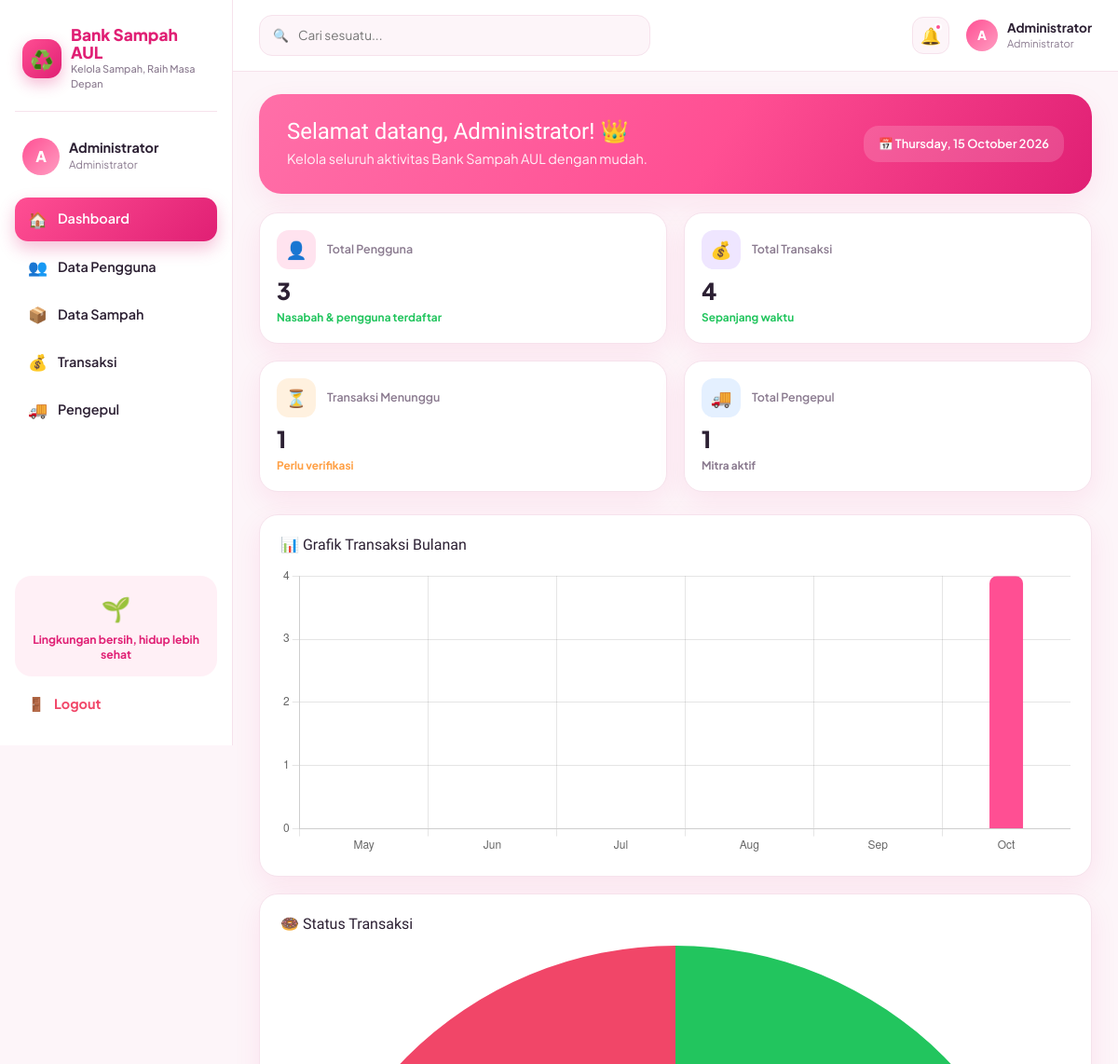
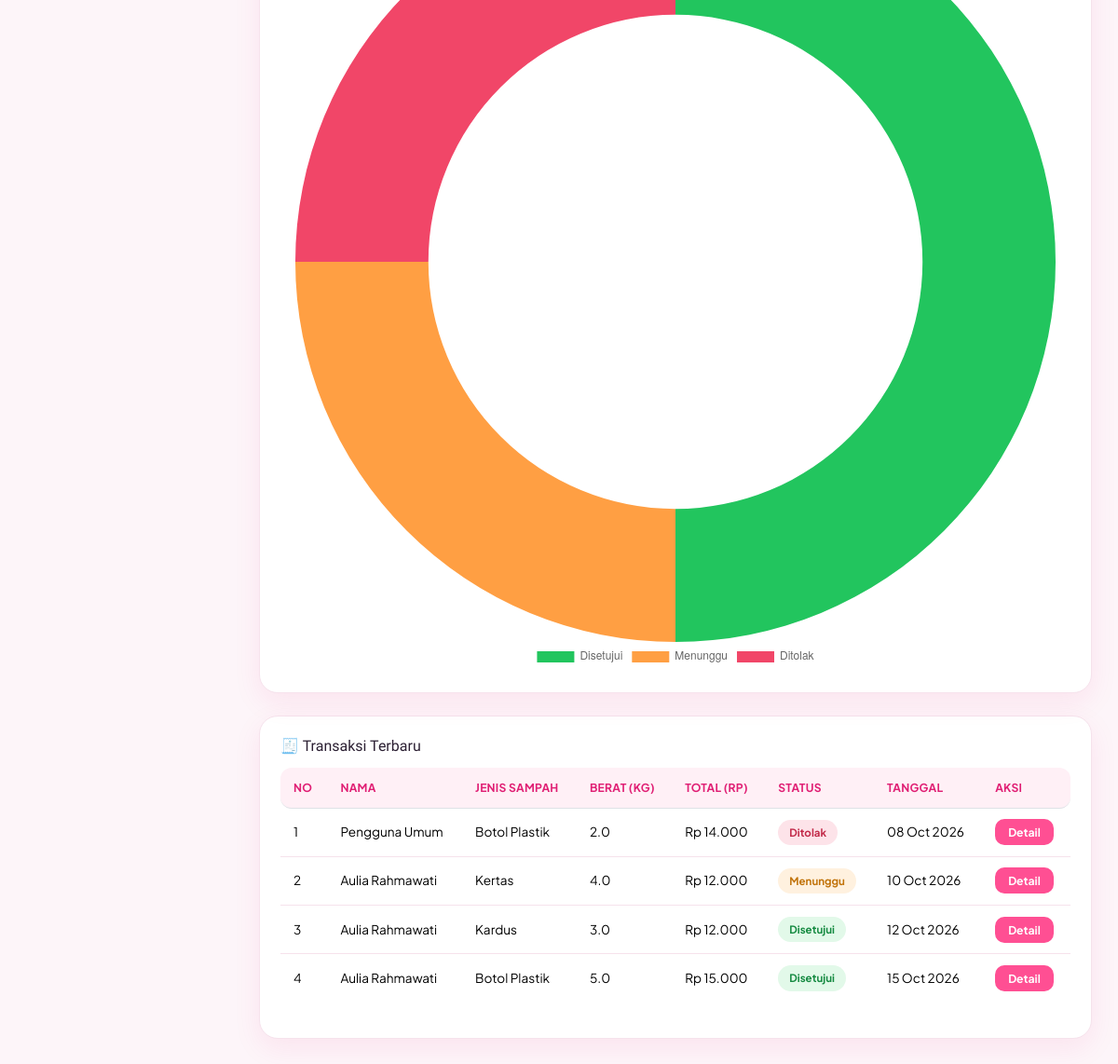
The page /admin/index.php (signed in) on the database its author committed (2 pictures, top to bottom).
### tables this page shows
CREATE TABLE transaksi (
    id_transaksi INT AUTO_INCREMENT PRIMARY KEY,
    id_user INT NOT NULL,
    id_sampah INT NOT NULL,
    id_pengepul INT NULL,
    tipe ENUM('setor','jual','tarik') NOT NULL DEFAULT 'setor',
    berat_kg DECIMAL(10,2) NOT NULL DEFAULT 0,
    total_rp DECIMAL(12,2) NOT NULL DEFAULT 0,
    status ENUM('menunggu','disetujui','ditolak') NOT NULL DEFAULT 'menunggu',
    tanggal DATE NOT NULL,
    CONSTRAINT fk_transaksi_user FOREIGN KEY (id_user) REFERENCES user(id_user) ON UPDATE CASCADE ON DELETE RESTRICT,
    CONSTRAINT fk_transaksi_sampah FOREIGN KEY (id_sampah) REFERENCES sampah(id_sampah) ON UPDATE CASCADE ON DELETE RESTRICT,
    CONSTRAINT fk_transaksi_pengepul FOREIGN KEY (id_pengepul) REFERENCES pengepul(id_pengepul) ON UPDATE CASCADE ON DELETE SET NULL
);

CREATE TABLE user (
    id_user INT AUTO_INCREMENT PRIMARY KEY,
    nama VARCHAR(100) NOT NULL,
    username VARCHAR(50) NOT NULL UNIQUE,
    password VARCHAR(255) NOT NULL,
    role ENUM('admin','nasabah','user','pengepul') NOT NULL DEFAULT 'user',
    saldo DECIMAL(12,2) NOT NULL DEFAULT 0
);

CREATE TABLE sampah (
    id_sampah INT AUTO_INCREMENT PRIMARY KEY,
    jenis_sampah VARCHAR(100) NOT NULL,
    harga_per_kg DECIMAL(12,2) NOT NULL DEFAULT 0,
    stok_kg DECIMAL(10,2) NOT NULL DEFAULT 0
);

### auth.php (called while the page is built, shortened)
<?php
function rupiah($angka) {
    return "Rp " . number_format((float)$angka, 0, ',', '.');
}
?>

### admin/index.php (the view, shortened to what this page needs)
<?php
require "../auth.php";
require "../config.php";
$totalUser = mysqli_fetch_assoc(mysqli_query($koneksi, "SELECT COUNT(*) t FROM user WHERE role<>'admin'"))['t'] ?? 0;
$totalTransaksi = mysqli_fetch_assoc(mysqli_query($koneksi, "SELECT COUNT(*) t FROM transaksi"))['t'] ?? 0;
$totalMenunggu = mysqli_fetch_assoc(mysqli_query($koneksi, "SELECT COUNT(*) t FROM transaksi WHERE status='menunggu'"))['t'] ?? 0;
$totalPengepul = mysqli_fetch_assoc(mysqli_query($koneksi, "SELECT COUNT(*) t FROM pengepul"))['t'] ?? 0;
$bulanLabel = []; $bulanData = [];
for ($i = 5; $i >= 0; $i--) {
    $label = date('M', strtotime("-$i months"));
    $ym = date('Y-m', strtotime("-$i months"));
    $c = mysqli_fetch_assoc(mysqli_query($koneksi, "SELECT COUNT(*) t FROM transaksi WHERE DATE_FORMAT(tanggal,'%Y-%m')='$ym'"))['t'] ?? 0;
    $bulanLabel[] = $label; $bulanData[] = (int)$c;
}
$statusRows = mysqli_query($koneksi, "SELECT status, COUNT(*) t FROM transaksi GROUP BY status");
$statusMap = ['disetujui'=>0,'menunggu'=>0,'ditolak'=>0];
while ($r = mysqli_fetch_assoc($statusRows)) { $statusMap[$r['status']] = (int)$r['t']; }
$recent = mysqli_query($koneksi, "SELECT t.*, u.nama AS nama_user, s.jenis_sampah FROM transaksi t
    JOIN user u ON t.id_user=u.id_user JOIN sampah s ON t.id_sampah=s.id_sampah
    ORDER BY t.id_transaksi DESC LIMIT 6");
$active = "dashboard";
$base = "../";
require "../includes/header.php";
?>
<section class="hero">
  <div>
    <h1>Selamat datang, <?= htmlspecialchars($_SESSION['nama']) ?>! 👑</h1>
    <p>Kelola seluruh aktivitas Bank Sampah AUL dengan mudah.</p>
  </div>
  <div class="hero-side">📅 <?= date('l, d F Y') ?></div>
</section>
<div class="grid grid-stats mb-4">
  <div class="stat-card">
    <div class="stat-top"><div class="stat-icon icon-pink">👤</div><div class="stat-label">Total Pengguna</div></div>
    <div class="stat-number"><?= $totalUser ?></div>
    <div class="stat-trend trend-up">Nasabah &amp; pengguna terdaftar</div>
  </div>
  <div class="stat-card">
    <div class="stat-top"><div class="stat-icon icon-purple">💰</div><div class="stat-label">Total Transaksi</div></div>
    <div class="stat-number"><?= $totalTransaksi ?></div>
    <div class="stat-trend trend-up">Sepanjang waktu</div>
  </div>
  <div class="stat-card">
    <div class="stat-top"><div class="stat-icon icon-orange">⏳</div><div class="stat-label">Transaksi Menunggu</div></div>
    <div class="stat-number"><?= $totalMenunggu ?></div>
    <div class="stat-trend trend-warn">Perlu verifikasi</div>
  </div>
  <div class="stat-card">
    <div class="stat-top"><div class="stat-icon icon-blue">🚚</div><div class="stat-label">Total Pengepul</div></div>
    <div class="stat-number"><?= $totalPengepul ?></div>
    <div class="stat-trend trend-flat">Mitra aktif</div>
  </div>
</div>
<div class="grid grid-2 mb-4">
  <div class="card-soft">
    <div class="card-title"><h3>📊 Grafik Transaksi Bulanan</h3></div>
    <canvas id="chartBulanan" height="110"></canvas>
  </div>
  <div class="card-soft">
    <div class="card-title"><h3>🍩 Status Transaksi</h3></div>
    <canvas id="chartStatus" height="180"></canvas>
  </div>
</div>
<div class="card-soft">
  <div class="card-title"><h3>🧾 Transaksi Terbaru</h3></div>
  <div class="table-responsive">
    <table class="table">
      <thead><tr><th>No</th><th>Nama</th><th>Jenis Sampah</th><th>Berat (kg)</th><th>Total (Rp)</th><th>Status</th><th>Tanggal</th><th>Aksi</th></tr></thead>
      <tbody>
        <?php if (mysqli_num_rows($recent) === 0): ?>
          <tr><td colspan="8" class="empty">Belum ada transaksi.</td></tr>
        <?php else: $no=1; while ($r = mysqli_fetch_assoc($recent)): ?>
        <tr>
          <td><?= $no++ ?></td>
          <td><?= htmlspecialchars($r['nama_user']) ?></td>
          <td><?= htmlspecialchars($r['jenis_sampah']) ?></td>
          <td><?= number_format((float)$r['berat_kg'],1) ?></td>
          <td><?= rupiah($r['total_rp']) ?></td>
          <td><span class="status-pill status-<?= $r['status'] ?>"><?= ucfirst($r['status']) ?></span></td>
          <td><?= date('d M Y', strtotime($r['tanggal'])) ?></td>
          <td><a href="transaksi.php" class="btn-mini">Detail</a></td>
        </tr>
        <?php endwhile; endif; ?>
      </tbody>
    </table>
  </div>
</div>
<?php
$extra_script = "<script>
new Chart(document.getElementById('chartBulanan'), {
  type: 'bar',
  data: {
    labels: " . json_encode($bulanLabel) . ",
    datasets: [{ label: 'Transaksi', data: " . json_encode($bulanData) . ", backgroundColor: '#ff4f93', borderRadius: 8, maxBarThickness: 36 }]
  },
  options: { plugins:{legend:{display:false}}, scales:{ y:{ beginAtZero:true, ticks:{precision:0} } } }
});
new Chart(document.getElementById('chartStatus'), {
  type: 'doughnut',
  data: {
    labels: ['Disetujui','Menunggu','Ditolak'],
    datasets: [{ data: [" . $statusMap['disetujui'] . "," . $statusMap['menunggu'] . "," . $statusMap['ditolak'] . "], backgroundColor: ['#22c55e','#ff9f43','#f14668'], borderWidth:0 }]
  },
  options: { plugins:{legend:{position:'bottom'}}, cutout:'65%' }
});
</script>";
require "../includes/footer.php";
?>

### includes/header.php (shortened to what this page needs)
<?php
$base = $base ?? "../";
$role = $_SESSION['role'] ?? 'user';
$nama = $_SESSION['nama'] ?? '';
$inisial = strtoupper(substr($nama, 0, 1) ?: 'A');
$menus = [
    'admin' => [
        ['key'=>'dashboard','label'=>'Dashboard','icon'=>'🏠','href'=>'index.php'],
        ['key'=>'users','label'=>'Data Pengguna','icon'=>'👥','href'=>'users.php'],
        ['key'=>'sampah','label'=>'Data Sampah','icon'=>'📦','href'=>'sampah.php'],
        ['key'=>'transaksi','label'=>'Transaksi','icon'=>'💰','href'=>'transaksi.php'],
        ['key'=>'pengepul','label'=>'Pengepul','icon'=>'🚚','href'=>'pengepul.php'],
    ],
    'nasabah' => [
        ['key'=>'dashboard','label'=>'Dashboard','icon'=>'🏠','href'=>'index.php'],
        ['key'=>'setor','label'=>'Setor Sampah','icon'=>'♻️','href'=>'setor.php'],
        ['key'=>'riwayat','label'=>'Riwayat Setoran','icon'=>'📜','href'=>'riwayat.php'],
        ['key'=>'tarik','label'=>'Tarik Saldo','icon'=>'💸','href'=>'tarik.php'],
        ['key'=>'profil','label'=>'Profil','icon'=>'👤','href'=>'profil.php'],
    ],
    'user' => [
        ['key'=>'dashboard','label'=>'Dashboard','icon'=>'🏠','href'=>'index.php'],
        ['key'=>'sampah','label'=>'Info Sampah','icon'=>'📦','href'=>'sampah.php'],
        ['key'=>'riwayat','label'=>'Riwayat','icon'=>'📜','href'=>'riwayat.php'],
        ['key'=>'profil','label'=>'Profil','icon'=>'👤','href'=>'profil.php'],
    ],
    'pengepul' => [
        ['key'=>'dashboard','label'=>'Dashboard','icon'=>'🏠','href'=>'index.php'],
        ['key'=>'sampah','label'=>'Data Sampah','icon'=>'📦','href'=>'sampah.php'],
        ['key'=>'transaksi','label'=>'Transaksi Pengepul','icon'=>'💰','href'=>'transaksi.php'],
        ['key'=>'riwayat','label'=>'Riwayat Transaksi','icon'=>'📜','href'=>'riwayat.php'],
        ['key'=>'profil','label'=>'Profil','icon'=>'👤','href'=>'profil.php'],
    ],
];
$roleLabel = ['admin'=>'Administrator','nasabah'=>'Nasabah','user'=>'User','pengepul'=>'Pengepul'][$role] ?? 'Pengguna';
$navItems = $menus[$role] ?? [];
?>
<!doctype html>
<html lang="id">
<head>
<link href="https://cdn.jsdelivr.net/npm/bootstrap@5.3.3/dist/css/bootstrap.min.css" rel="stylesheet">
<link rel="stylesheet" href="<?= $base ?>assets/css/style.css">
</head>
<body>
<div class="app">
  <aside class="sidebar" id="sidebar">
    <div class="sidebar-brand">
      <div class="logo-badge">♻️</div>
      <div>
        <div class="brand-name">Bank Sampah AUL</div>
        <div class="brand-tag">Kelola Sampah, Raih Masa Depan</div>
      </div>
    </div>
    <div class="side-user">
      <div class="avatar"><?= htmlspecialchars($inisial) ?></div>
      <div>
        <div class="u-name"><?= htmlspecialchars($nama) ?></div>
        <div class="u-role"><?= htmlspecialchars($roleLabel) ?></div>
      </div>
    </div>
    <ul class="side-nav">
      <?php foreach ($navItems as $m): ?>
        <li><a href="<?= $m['href'] ?>" class="<?= ($active ?? '') === $m['key'] ? 'active' : '' ?>"><span class="ic"><?= $m['icon'] ?></span><?= $m['label'] ?></a></li>
      <?php endforeach; ?>
    </ul>
    <div class="side-foot">
      <span class="emoji">🌱</span>
      <p>Lingkungan bersih, hidup lebih sehat</p>
    </div>
    <a href="<?= $base ?>logout.php" class="side-logout"><span class="ic">🚪</span>Logout</a>
  </aside>
  <div class="main-col">
    <header class="topbar">
      <div class="search"><span>🔍</span><input type="text" placeholder="Cari sesuatu..." disabled></div>
      <div class="topbar-right">
        <div class="bell">🔔<span class="dot"></span></div>
        <div class="topbar-user">
          <div class="avatar" style="width:34px;height:34px;font-size:.85rem;flex:0 0 34px"><?= htmlspecialchars($inisial) ?></div>
          <div>
            <div class="u-name"><?= htmlspecialchars($nama) ?></div>
            <div class="u-role"><?= htmlspecialchars($roleLabel) ?></div>
          </div>
        </div>
      </div>
    </header>
    <main class="content">

### includes/footer.php (shortened to what this page needs)
    </main>
  </div>
</div>
<?php if (!empty($extra_script)) echo $extra_script; ?>
</body>
</html>

### rows shown on the page
transaksi: id_user.nama "Pengguna Umum", id_sampah.jenis_sampah "Botol Plastik", berat_kg "2.0", total_rp "Rp 14.000", status "Ditolak", tanggal "08 Oct 2026"
transaksi: id_user.nama "Aulia Rahmawati", id_sampah.jenis_sampah "Kertas", berat_kg "4.0", total_rp "Rp 12.000", status "Menunggu", tanggal "10 Oct 2026"
transaksi: id_user.nama "Aulia Rahmawati", id_sampah.jenis_sampah "Kardus", berat_kg "3.0", total_rp "Rp 12.000", status "Disetujui", tanggal "12 Oct 2026"
transaksi: id_user.nama "Aulia Rahmawati", id_sampah.jenis_sampah "Botol Plastik", berat_kg "5.0", total_rp "Rp 15.000", status "Disetujui", tanggal "15 Oct 2026"

### other values the page prints
$inisial "A"
$nama "Administrator"
$roleLabel "Administrator"
$m['icon'] "🏠"
$m['label'] "Dashboard"
$m['icon'] "👥"
$m['label'] "Data Pengguna"
$m['icon'] "📦"
$m['label'] "Data Sampah"
$m['icon'] "💰"
$m['label'] "Transaksi"
$m['icon'] "🚚"
$m['label'] "Pengepul"
$_SESSION['nama'] "Administrator"
$totalUser "3"
